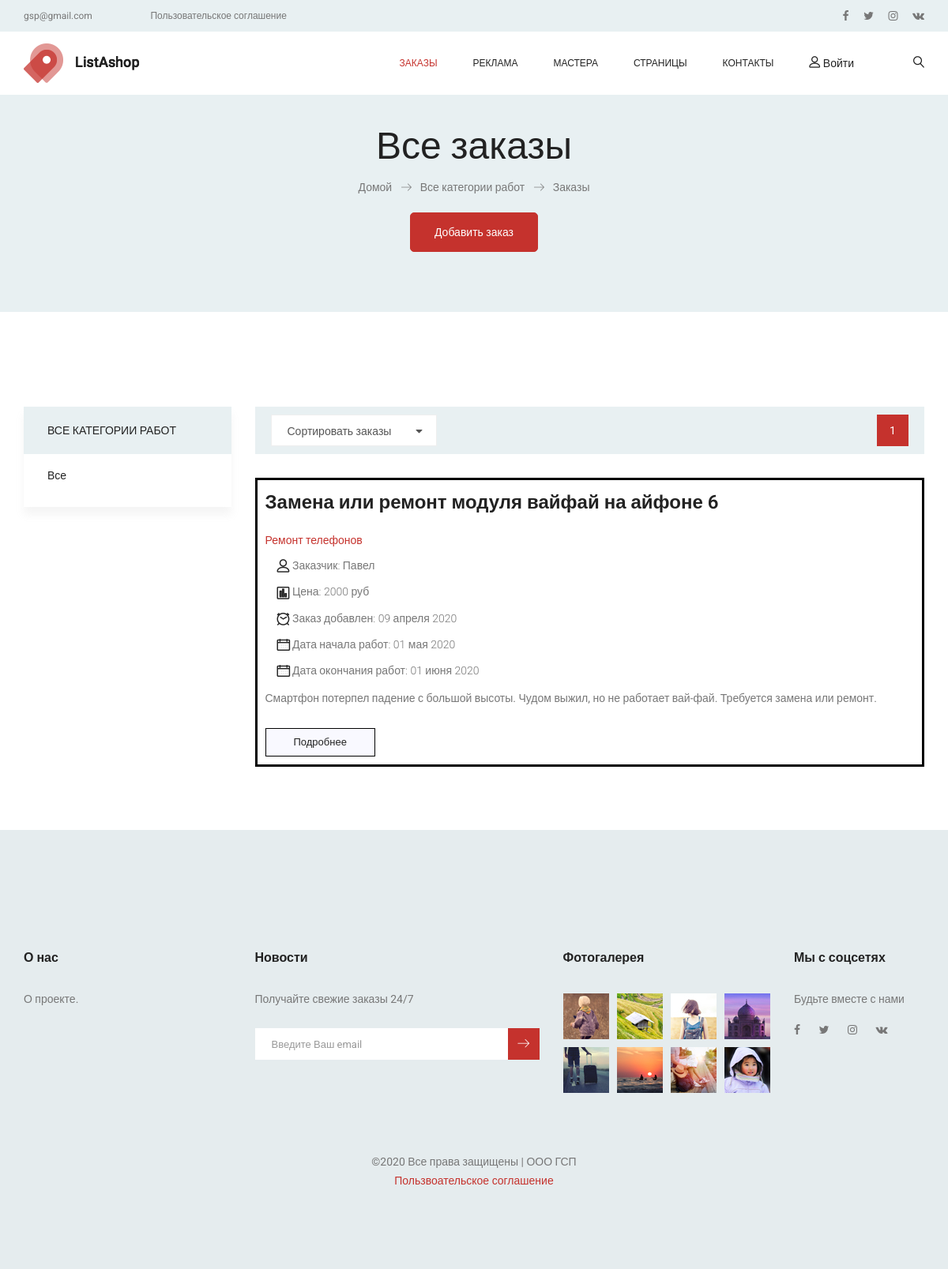
The page / on the database its author committed.
### job/models.py (models this page shows, shortened)
class Offer(models.Model):
    category = TreeManyToManyField(Category, related_name='offers', blank=True, verbose_name='Категория работ')
    first_name = models.CharField(blank=True, null=True, default=None, max_length=200, verbose_name='Имя заказчика')
    last_name = models.CharField(blank=True, null=True, default=None, max_length=200, verbose_name='Фамилия заказчика')
    middle_name = models.CharField(blank=True, null=True, default=None, max_length=200, verbose_name='Отчество заказчика')
    phone = models.CharField(max_length=64, blank=True, null=True, default=None, verbose_name='Номер тел.')
    email = models.EmailField(max_length=128, blank=True, null=True, default=None, verbose_name='Емейл')
    name = models.CharField(max_length=200, db_index=True, verbose_name='Наименование работ')
    slug = models.SlugField(max_length=200, db_index=True, verbose_name='Слаг')
    image = models.ImageField(upload_to='offers/%Y/%m/%d', blank=True, verbose_name='Фото')
    description = models.TextField(max_length=512, blank=True, verbose_name='Описание работ')
    price = models.DecimalField(blank=True, null=True, default=None, max_digits=10, decimal_places=0,
                                verbose_name='Цена работы')
    start_time = models.DateField(null=True, blank=True, default=None, verbose_name='Дата начала работ')
    end_time = models.DateField(null=True, blank=True, default=None, verbose_name='Дата окончания работ')
    available = models.BooleanField(default=False, verbose_name='Актуальность заказа')
    created = models.DateField(blank=True, null=True, default=timezone.now, verbose_name='Дата создания записи')
    updated = models.DateField(blank=True, null=True, default=timezone.now, verbose_name='Дата ред-ия записи')
    @property
    def Категории(self):
        return "\n".join([p.name for p in self.category.all()])
    class Meta:
        ordering = ('-created', 'name')
        index_together = (('id', 'slug'),)
        verbose_name = 'Предложение о работе'
        verbose_name_plural = 'Предложения о работе'
    def get_absolute_url(self):
        return reverse('job:offer_detail', args=[self.id, self.slug])

class Category(MPTTModel):
    name = models.CharField(max_length=200, db_index=True, unique=True, verbose_name='Подкатегория')
    slug = models.SlugField(max_length=200, null=True, blank=True, unique=True, verbose_name='Nazvanie_kategorii')
    parent = TreeForeignKey('self', on_delete=models.CASCADE, null=True, blank=True, related_name='children',
                            verbose_name='Категория')
    is_active = models.BooleanField(default=True, verbose_name='Активность категории')
    created = models.DateField(blank=True, null=True, default=timezone.now, verbose_name='Дата создания записи')
    updated = models.DateField(blank=True, null=True, default=timezone.now, verbose_name='Дата ред-ия записи')
    class MPTTMeta:
        order_insertion_by = ['name']
        verbose_name = 'Категория -> Подкатегория'
        verbose_name_plural = 'Категории -> Подкатегории'
    class Meta:
        verbose_name = 'Категория -> Подкатегория'
        verbose_name_plural = 'Категории -> Подкатегории'

### job/views.py (the view)
# urls.py: path('', views.offer_list, name='offer_list'),
def offer_list(request, category_slug=None):
    category = None
    categories = Category.objects.filter(is_active=True)
    object_list = Offer.objects.filter(available=True)
    if category_slug:
        category = get_object_or_404(Category, slug=category_slug)
        object_list = object_list.filter(category=category)
    paginator = Paginator(object_list, 8)
    page = request.GET.get('page')
    try:
        offers = paginator.page(page)
    except PageNotAnInteger:
        offers = paginator.page(1)
    except EmptyPage:
        offers = paginator.page(paginator.num_pages)
    return render(request, 'job/list.html', {'category': category,
                                             'categories': categories,
                                             'page': page,
                                             'offers': offers})

### templates/job/list.html (shortened to what this page needs)
{% extends 'base.html' %}
{% load static %}
{% load mptt_tags %}
{% block content %}
<section class="banner_area">
    <div class="banner_inner d-flex align-items-center">
        <div class="container">
            <div class="banner_content text-center">
                <h2>{% if category %}{{ category.name }}{% else %}Все заказы{% endif %}</h2>
                <div class="page_link">
                    <a href="#">Домой</a>
                    <a href="#">Все категории работ</a>
                    <a href="#">{% if category %}{{ category.name }}{% else %}Заказы{% endif %}</a>
                </div>
                <div class="main_add_offer">
        			<a class="main_btn" href="#">Добавить заказ</a>
        		</div>
            </div>
        </div>
    </div>
</section>
<section class="cat_product_area p_120">
    <div class="container">
        <div class="row flex-row-reverse">
            <div class="col-lg-9">
                <div class="product_top_bar">
                    <div class="left_dorp">
                    </div>
                    {% include 'job/pagination.html' with page=offers %}
                </div>
                <div class="latest_product_inner row">
                    {% for offer in offers %}
                        <div class="col-md-12">
                            <div class="offer_post">
                                <div class="offer_details">
                                    <a href="{{ offer.get_absolute_url }}"><h2>{{offer.name}}</h2></a>
                                    <div class="offer_info text-left">
                                        <div class="offer_tag">
                                            <a class="active">{{ offer.Категории }}</a>
                                        </div>
                                        <ul class="offer_meta list">
                                            <li><a href="/"><i class="lnr lnr-user"></i> Заказчик: {{ offer.first_name }}</a></li>
                                            <li><a><i class="lnr lnr-chart-bars"></i> Цена: {{ offer.price }} руб </a></li>
                                            <li><a><i class="lnr lnr-clock"></i> Заказ добавлен: {{ offer.created }}</a></li>
                                            {% if offer.start_time and offer.end_time %}
                                            <li><a><i class="lnr lnr-calendar-full"></i> Дата начала работ: {{ offer.start_time }} </a></li>
                                            <li><a><i class="lnr lnr-calendar-full"></i> Дата окончания работ: {{ offer.end_time }} </a></li>
                                            {% else %}
                                            <li><a><i class="lnr lnr-calendar-full"></i> Начать работы в любое время </a></li>
                                            {% endif %}
                                        </ul>
                                    </div>
                                    <p>{{offer.description|truncatechars:220}}</p>
                                    <a href="{{ offer.get_absolute_url }}" class="white_bg_btn">Подробнее</a>
                                </div>
                            </div>
                        </div>
                    {% endfor %}
                </div>
            </div>
            <div class="col-lg-3">
                <div class="left_sidebar_area">
                    <aside class="left_widgets cat_widgets">
                        <div class="l_w_title">
                            <h3>Все категории работ</h3>
                        </div>
                        <div class="widgets_inner">
                            <ul class="list">
                                <li {% if not category %} class="selected" {% endif %}>
                                    <a href="{% url "job:offer_list" %}">Все</a>
                                </li>
                            </ul>
                        </div>
                    </aside>
                </div>
            </div>
        </div>
    </div>
</section>
{% endblock content %}

### rows shown on the page
Offer: name "Замена или ремонт модуля вайфай на айфоне 6", Категории "Ремонт телефонов", first_name "Павел", price "2000", created "09 апреля 2020", start_time "01 мая 2020", end_time "01 июня 2020", description "Смартфон потерпел падение с большой высоты. Чудом выжил, но не работает вай-фай. Требуется замена или ремонт."

### other values the page prints
{{ i }} "1"
